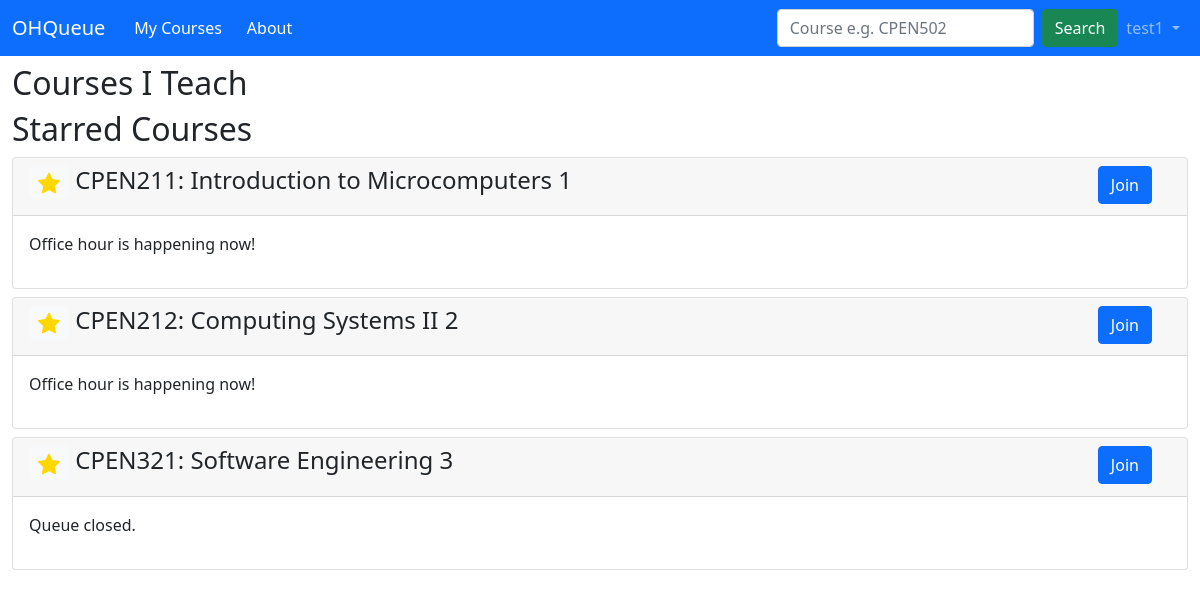
Page /my_courses (signed in) on the committed database.
### ohq/models.py (models this page shows, shortened)
class Course(models.Model):
    code = models.CharField(max_length=10)
    subject = models.CharField(null=False,
        max_length=5,
        choices=SUBJECT_CODE,
        default=CPEN)
    number = models.IntegerField(default=0)
    session = models.CharField(max_length=5, default="")
    semester = models.CharField(null=False,
        max_length=2,
        choices=SEMESTER,
        default=W1)
    course_name = models.CharField(max_length=100, default="")
    status = models.BooleanField(default=False)
    meeting_link = models.URLField(default="")
    teaching_instructor = models.ManyToManyField("Instructor")

### ohq/views.py (the view)
# urls.py: path("my_courses", views.MyCourseListView.as_view(), name="my_courses"),
class MyCourseListView(generic.ListView):
    model = Course
    template_name = "ohq/my_courses.html"
    context_object_name = "course_list"
    def get_teaching_courses(self):
        is_instructor = Instructor.objects.filter(user=self.request.user).count()
        if is_instructor:
            query = Instructor.objects.filter(user=self.request.user)\
                .all()[0].teaching_course.all()
            return query
        return Instructor.objects.none()
    def get_starred_courses(self):
        return Student.objects.filter(user=self.request.user).all()[0]\
            .starred_course.all()
    def render_to_response(self, context):
        if not self.request.user.id:
            return redirect('ohq:login')
        return super(MyCourseListView, self).render_to_response(context)
    def get_context_data(self, **kwargs):
        context = super().get_context_data(**kwargs)
        if not self.request.user.id:
            return context
        teaching_courses = self.get_teaching_courses()
        starred_courses = self.get_starred_courses()
        context["teaching_courses"] = teaching_courses
        context["starred_courses"] = starred_courses
        self.request.session.set_expiry(self.request.session.get_expiry_age())
        return context

### ohq/templates/ohq/my_courses.html (shortened to what this page needs)
<!DOCTYPE html>
<html lang="en">
  <head>
    {% load static %}
    <link
      href="https://cdn.jsdelivr.net/npm/bootstrap@5.1.3/dist/css/bootstrap.min.css"
      rel="stylesheet"
>
  </head>
  <body>
    <nav class="navbar navbar-expand-lg navbar-dark bg-primary">
      <div class="container-fluid">
        <a class="navbar-brand" href="/">OHQueue</a>
        <form action="{% url 'ohq:my_courses' %}">
          <div class="btn-group" role="group">
            <button type="submit" class="btn btn-primary">My Courses</button>
            <button type="button" class="btn btn-primary">About</button>
          </div>
        </form>
        <div class="collapse navbar-collapse justify-content-end"
          id="navbarSupportedContent">
          <form class="d-flex" action="{% url 'ohq:prepare_search' %}" method="post">
            <input class="form-control me-2" type="search"
            placeholder="Course e.g. CPEN502" aria-label="Search"
            name="search_query">
            <button class="btn btn-success" type="submit">Search</button>
          </form>
          {% if user.is_authenticated %}
          <ul class="navbar-nav mb-2 mb-lg-0">
            <li class="nav-item dropdown">
              <a class="nav-link dropdown-toggle" href="#" id="navbarDropdown"
                role="button" data-bs-toggle="dropdown" aria-expanded="false">
                {{ user.username }}
              </a>
            </li>
          </ul>
          {% endif %}
        </div>
      </div>
    </nav>
      <div class="container-fluid mt-2">
        <h2>Courses I Teach</h2>
        <div class="card-columns-vertical">
          <h2>Starred Courses</h2>
          {% for course in starred_courses %}
          <div class="card mt-2">
            <div class="card-header">
              <div class="row justify-content-between">
                <div class="col-11">
                  <form action="/course/{{course.pk}}/star_course" method="post">
                    <h4>
                      <button type="submit" class="btn btn-sm btn-light">
                      </button>
                    {{ course.code }}: {{ course.course_name }} {{ course.pk }}
                    </h4>
                  </form>
                </div>
                <div class="col-1">
                  <input type=button class="btn btn-primary"
                    onClick="location.href='/course/{{ course.pk }}'"
                    value='Join'>
                </div>
              </div>
            </div>
            <div class="card-body">
              <p>
                {% if course.status %}
                Office hour is happening now!
                {% else %}
                Queue closed.
                {% endif %}
              </p>
            </div>
          </div>
          {% endfor %}
        </div>
      </div>
    </body>
  </html>

### rows in the picture
Course: code "CPEN211", course_name "Introduction to Microcomputers", pk "1", status "Office hour is happening now!"
Course: code "CPEN212", course_name "Computing Systems II", pk "2", status "Office hour is happening now!"
Course: code "CPEN321", course_name "Software Engineering", pk "3", status "Queue closed."

### other values in the picture
{{ user.username }} "test1"
